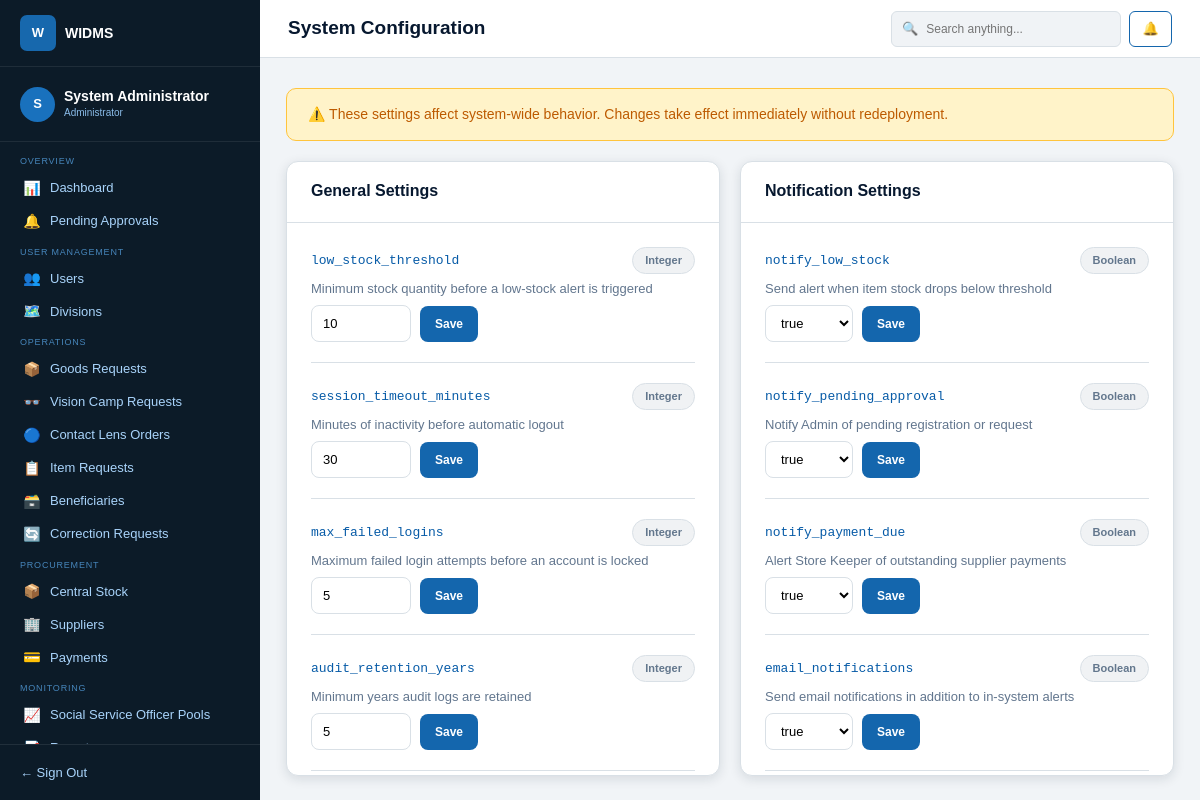
The page /dashboard.php?page=system-config (signed in) on the database its author committed.
### tables this page shows
CREATE TABLE IF NOT EXISTS system_settings (
    id INT UNSIGNED AUTO_INCREMENT PRIMARY KEY,
    setting_key VARCHAR(100) NOT NULL UNIQUE,
    setting_value VARCHAR(255) NOT NULL,
    setting_type ENUM('integer', 'boolean', 'string') NOT NULL,
    setting_group ENUM('general', 'notification') NOT NULL,
    description VARCHAR(255) NOT NULL,
    updated_by INT UNSIGNED NULL,
    created_at TIMESTAMP NOT NULL DEFAULT CURRENT_TIMESTAMP,
    updated_at TIMESTAMP NOT NULL DEFAULT CURRENT_TIMESTAMP ON UPDATE CURRENT_TIMESTAMP,
    CONSTRAINT fk_settings_updated_by FOREIGN KEY (updated_by) REFERENCES users(id) ON DELETE SET NULL,
    INDEX idx_settings_group (setting_group)
);

### public/dashboard.php (called while the page is built, shortened)
<?php
$adminPages = [
    'dashboard' => __DIR__ . '/../modules/admin/dashboard.php',
    'pending-approvals' => __DIR__ . '/../modules/admin/pending-approvals.php',
    'users' => __DIR__ . '/../modules/admin/users.php',
    'system-config' => __DIR__ . '/../modules/admin/system-config.php',
    'correction-requests' => __DIR__ . '/../modules/admin/correction-requests.php',
];
$socialOfficerPages = [
    'dashboard' => __DIR__ . '/../modules/social-service-officer/dashboard.php',
    'aid-requests' => __DIR__ . '/../modules/social-service-officer/aid-requests.php',
];
$requestedPage = (string) ($_GET['page'] ?? 'dashboard');
$storeKeeperPages = [
    'dashboard' => __DIR__ . '/../modules/store-keeper/dashboard.php',
    'receive-items' => __DIR__ . '/../modules/store-keeper/receive-items.php',
    'current-stock' => __DIR__ . '/../modules/store-keeper/current-stock.php',
    'correction-requests' => __DIR__ . '/../modules/store-keeper/correction-requests.php',
    'approved-dispatches' => __DIR__ . '/../modules/store-keeper/approved-dispatches.php',
    'recent-dispatches' => __DIR__ . '/../modules/store-keeper/recent-dispatches.php',
];
$dashboards = [
    'admin' => $adminPages[$requestedPage] ?? $adminPages['dashboard'],
    'subject-officer' => __DIR__ . '/../modules/subject-officer/dashboard.php',
    'store-keeper' => $storeKeeperPages[$requestedPage] ?? $storeKeeperPages['dashboard'],
    'social-service-officer' => $socialOfficerPages[$requestedPage] ?? $socialOfficerPages['dashboard'],
];
$dashboard = $dashboards[$_SESSION['role']] ?? null;
require $dashboard;

### includes/admin-navigation.php (called while the page is built, shortened)
<?php
return [
    'Overview' => [
        ['icon' => '📊', 'label' => 'Dashboard', 'page' => 'dashboard'],
        ['icon' => '🔔', 'label' => 'Pending Approvals', 'page' => 'pending-approvals'],
    ],
    'User Management' => [
        ['icon' => '👥', 'label' => 'Users', 'page' => 'users'],
        ['icon' => '🗺️', 'label' => 'Divisions', 'page' => 'divisions'],
    ],
    'Operations' => [
        ['icon' => '📦', 'label' => 'Goods Requests', 'page' => 'goods-requests'],
        ['icon' => '👓', 'label' => 'Vision Camp Requests', 'page' => 'vision-camp-requests'],
        ['icon' => '🔵', 'label' => 'Contact Lens Orders', 'page' => 'contact-lens-orders'],
        ['icon' => '📋', 'label' => 'Item Requests', 'page' => 'item-requests'],
        ['icon' => '🗃️', 'label' => 'Beneficiaries', 'page' => 'beneficiaries'],
        ['icon' => '🔄', 'label' => 'Correction Requests', 'page' => 'correction-requests'],
    ],
    'Procurement' => [
        ['icon' => '📦', 'label' => 'Central Stock', 'page' => 'central-stock'],
        ['icon' => '🏢', 'label' => 'Suppliers', 'page' => 'suppliers'],
        ['icon' => '💳', 'label' => 'Payments', 'page' => 'payments'],
    ],
    'Monitoring' => [
        ['icon' => '📈', 'label' => 'Social Service Officer Pools', 'page' => 'officer-pools'],
        ['icon' => '📑', 'label' => 'Reports', 'page' => 'reports'],
        ['icon' => '🔍', 'label' => 'Audit Log', 'page' => 'audit-log'],
    ],
    'System' => [
        ['icon' => '⚙️', 'label' => 'System Config', 'page' => 'system-config'],
    ],
];

### config/database.php (called while the page is built, shortened)
<?php
function database(): PDO
{
    $dsn = sprintf(
        'mysql:host=%s;port=%s;dbname=%s;charset=utf8mb4',
        DB_HOST,
        DB_PORT,
        DB_NAME
    );
    $connection = new PDO($dsn, DB_USER, DB_PASS, [
        PDO::ATTR_ERRMODE => PDO::ERRMODE_EXCEPTION,
        PDO::ATTR_DEFAULT_FETCH_MODE => PDO::FETCH_ASSOC,
        PDO::ATTR_EMULATE_PREPARES => false,
    ]);
    return $connection;
}

### modules/admin/system-config.php (the view, shortened to what this page needs)
<?php
require_once __DIR__ . '/../../config/database.php';
$activePage = 'system-config';
$settings = ['general' => [], 'notification' => []];
try {
    $rows = database()->query(
        "SELECT setting_key, setting_value, setting_type, setting_group, description
         FROM system_settings
         ORDER BY FIELD(setting_group, 'general', 'notification'), id"
    )->fetchAll();
    foreach ($rows as $row) {
        $settings[$row['setting_group']][] = $row;
    }
} catch (PDOException $exception) {
    error_log($exception->getMessage());
    $error = 'Unable to load system settings. Make sure MySQL is running.';
}
function renderSetting(array $setting): void
{
    $key = htmlspecialchars($setting['setting_key'], ENT_QUOTES, 'UTF-8');
    $description = htmlspecialchars($setting['description'], ENT_QUOTES, 'UTF-8');
    $value = htmlspecialchars($setting['setting_value'], ENT_QUOTES, 'UTF-8');
    $type = htmlspecialchars(ucfirst($setting['setting_type']), ENT_QUOTES, 'UTF-8');
    ?>
    <form class="setting-row" method="post" action="dashboard.php?page=system-config">
        <div class="setting-heading"><code><?= $key ?></code><span><?= $type ?></span></div>
        <p><?= $description ?></p>
        <div class="setting-control">
            <?php if ($setting['setting_type'] === 'boolean'): ?>
                <select name="setting_value" aria-label="<?= $key ?> value">
                    <option value="true" <?= $setting['setting_value'] === 'true' ? 'selected' : '' ?>>true</option>
                </select>
            <?php else: ?>
                <input type="number" name="setting_value" value="<?= $value ?>" aria-label="<?= $key ?> value" required>
            <?php endif; ?>
            <button type="submit">Save</button>
        </div>
    </form>
    <?php
}
?>
<!doctype html>
<html lang="en">
<head>
    <link href="https://cdn.jsdelivr.net/npm/bootstrap@5.3.3/dist/css/bootstrap.min.css" rel="stylesheet">
    <link href="assets/css/admin-dashboard.css" rel="stylesheet">
</head>
<body>
    <?php require __DIR__ . '/../../includes/admin-sidebar.php'; ?>
    <div class="admin-shell">
        <header class="topbar">
            <div class="d-flex align-items-center gap-3">
                <h1>System Configuration</h1>
            </div>
            <div class="topbar-actions">
                <label class="search-box"><span aria-hidden="true">🔍</span><input type="search" placeholder="Search anything..." aria-label="Search"></label>
                <button class="notification-button" type="button" aria-label="Notifications">🔔</button>
            </div>
        </header>
        <main class="dashboard-content config-page">
            <div class="config-warning">⚠️ These settings affect system-wide behavior. Changes take effect immediately without redeployment.</div>
            <div class="config-grid">
                <section class="config-card">
                    <h2>General Settings</h2>
                    <div class="config-card-body">
                        <?php foreach ($settings['general'] as $setting) renderSetting($setting); ?>
                    </div>
                </section>
                <section class="config-card">
                    <h2>Notification Settings</h2>
                    <div class="config-card-body">
                        <?php foreach ($settings['notification'] as $setting) renderSetting($setting); ?>
                    </div>
                </section>
            </div>
        </main>
    </div>
</body>
</html>

### includes/admin-sidebar.php (shortened to what this page needs)
<?php
$navigation = require __DIR__ . '/admin-navigation.php';
$activePage = $activePage ?? 'dashboard';
$adminName = htmlspecialchars((string) $_SESSION['full_name'], ENT_QUOTES, 'UTF-8');
$profileImage = !empty($_SESSION['profile_image']) ? htmlspecialchars((string) $_SESSION['profile_image'], ENT_QUOTES, 'UTF-8') : '';
?>
<aside class="sidebar" id="admin-sidebar">
    <div class="sidebar-brand">
        <span class="sidebar-logo">W</span>
        <span><strong>WIDMS</strong></span>
    </div>
    <a class="admin-profile profile-link" href="profile.php" title="Edit profile">
        <?php if ($profileImage !== ''): ?><img class="profile-avatar profile-avatar-image" src="<?= $profileImage ?>" alt=""><?php else: ?><span class="profile-avatar"><?= strtoupper(substr($adminName, 0, 1)) ?></span><?php endif; ?>
        <span><strong><?= $adminName ?></strong><small>Administrator</small></span>
    </a>
    <nav class="sidebar-nav" aria-label="Admin navigation">
        <?php foreach ($navigation as $section => $items): ?>
            <p class="nav-heading"><?= htmlspecialchars($section, ENT_QUOTES, 'UTF-8') ?></p>
            <?php foreach ($items as $item): ?>
                <a href="dashboard.php?page=<?= urlencode($item['page']) ?>"
                   class="nav-link<?= $item['page'] === $activePage ? ' active' : '' ?>">
                    <span class="nav-icon" aria-hidden="true"><?= $item['icon'] ?></span>
                    <span><?= htmlspecialchars($item['label'], ENT_QUOTES, 'UTF-8') ?></span>
                </a>
            <?php endforeach; ?>
        <?php endforeach; ?>
    </nav>
    <a class="sign-out" href="logout.php">← Sign Out</a>
</aside>

### rows shown on the page
system_settings: setting_key "low_stock_threshold", setting_type "Integer", description "Minimum stock quantity before a low-stock alert is triggered", setting_value "10"
system_settings: setting_key "session_timeout_minutes", setting_type "Integer", description "Minutes of inactivity before automatic logout", setting_value "30"
system_settings: setting_key "max_failed_logins", setting_type "Integer", description "Maximum failed login attempts before an account is locked", setting_value "5"
system_settings: setting_key "audit_retention_years", setting_type "Integer", description "Minimum years audit logs are retained", setting_value "5"
system_settings: setting_key "notify_low_stock", setting_type "Boolean", description "Send alert when item stock drops below threshold", setting_value "true"
system_settings: setting_key "notify_pending_approval", setting_type "Boolean", description "Notify Admin of pending registration or request", setting_value "true"
system_settings: setting_key "notify_payment_due", setting_type "Boolean", description "Alert Store Keeper of outstanding supplier payments", setting_value "true"
system_settings: setting_key "email_notifications", setting_type "Boolean", description "Send email notifications in addition to in-system alerts", setting_value "true"

### other values the page prints
substr($adminName, 0, 1) "S"
$adminName "System Administrator"
$section "OVERVIEW"
$item['icon'] "📊"
$item['label'] "Dashboard"
$item['icon'] "🔔"
$item['label'] "Pending Approvals"
$section "USER MANAGEMENT"
$item['icon'] "👥"
$item['label'] "Users"
$item['icon'] "🗺️"
$item['label'] "Divisions"
$section "OPERATIONS"
$item['icon'] "📦"
$item['label'] "Goods Requests"
